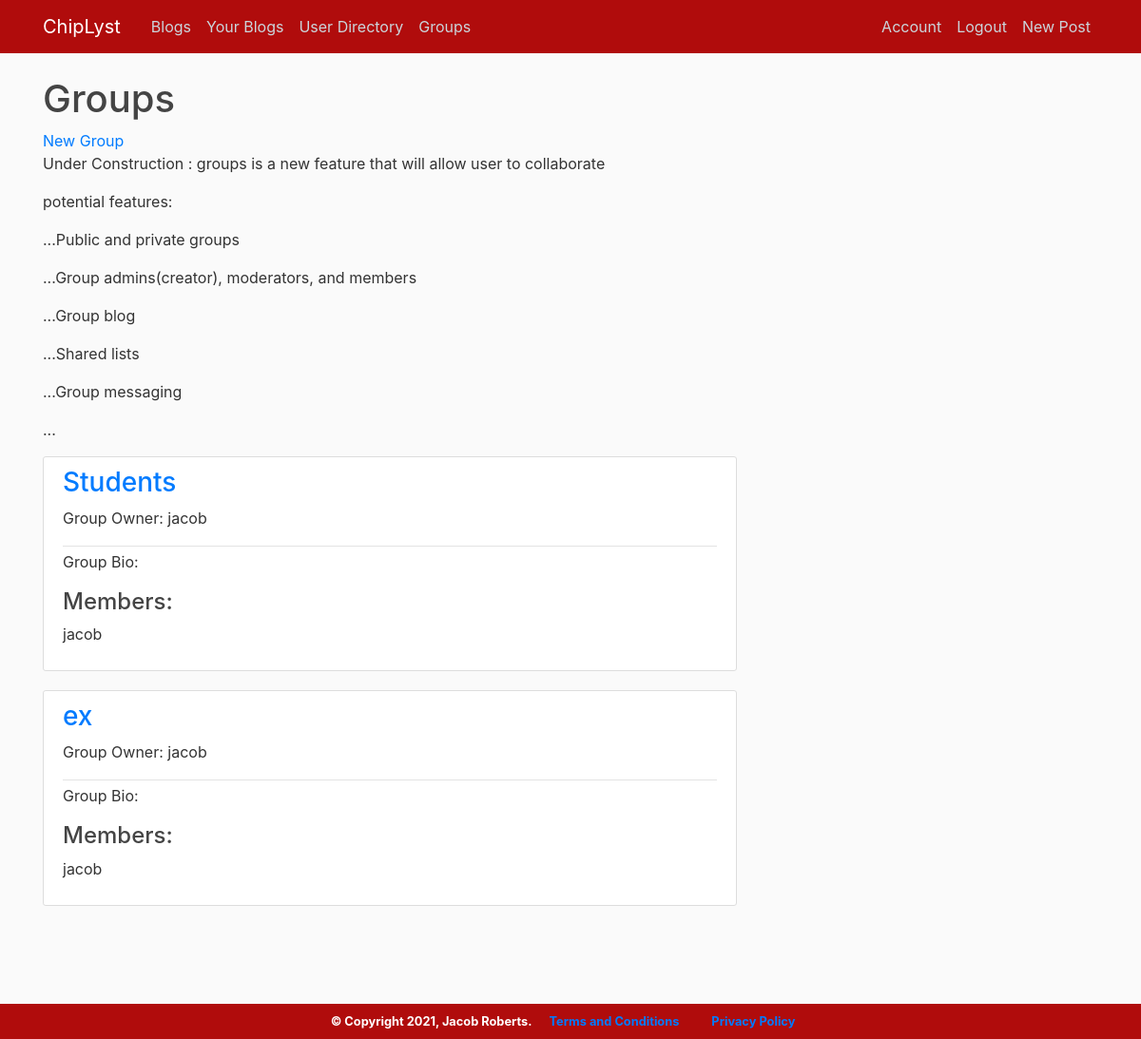
/groups (signed in), run on an earlier commit of the app's database.
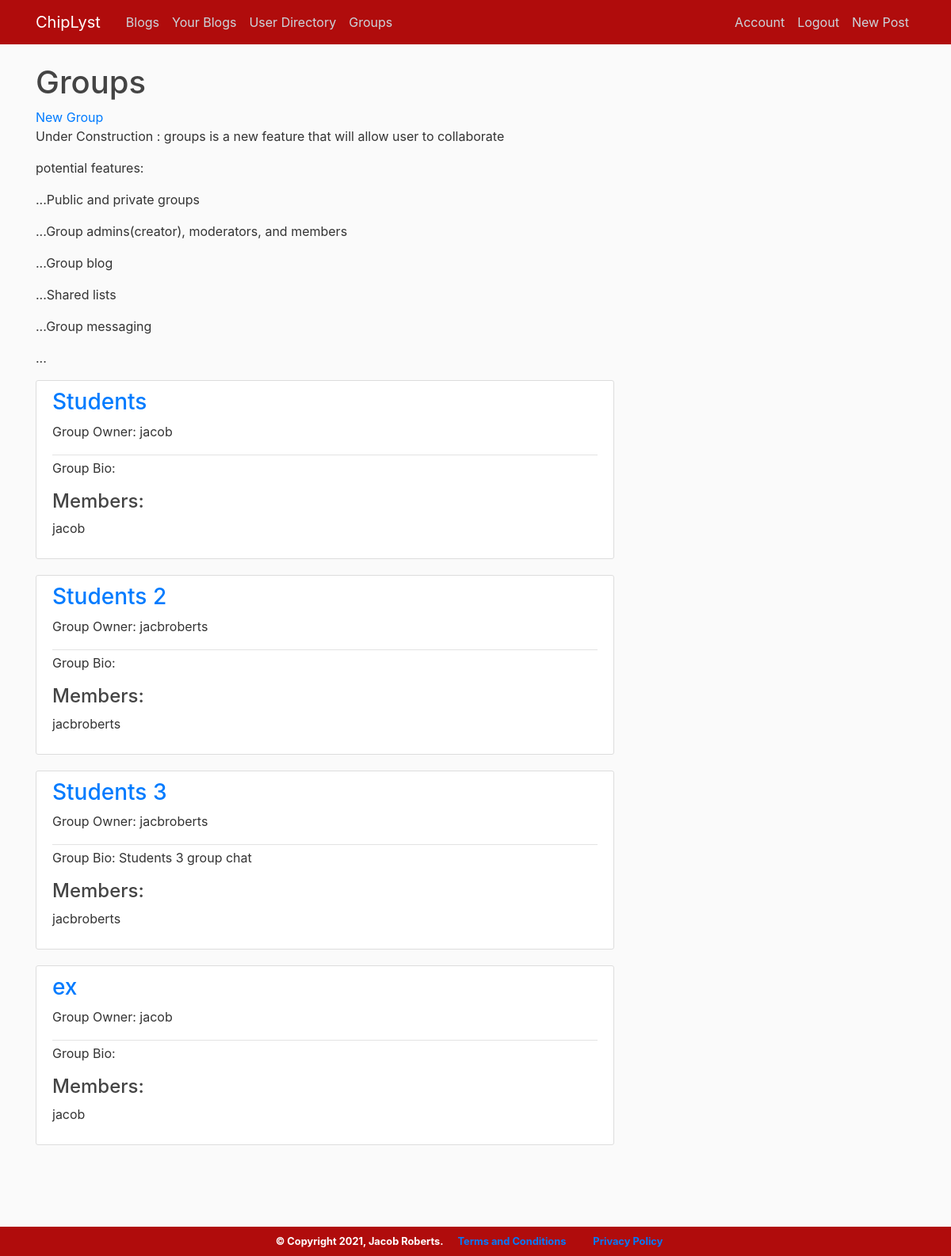
And on a later commit of the database.
### main/models.py (models this page shows, shortened)
class Groups(db.Model):
    id = db.Column(db.Integer, primary_key=True)
    groupname = db.Column(db.String(40), unique=True, nullable=False)
    group_admin = db.Column(db.Integer, db.ForeignKey('user.id'), nullable=False)
    group_access = db.Column(db.Boolean, nullable=False)
    group_profilepic = db.Column(db.String(20), nullable=False, default='default_group.png')
    group_bio = db.Column(db.String(255), nullable=False, default = "")
    members = db.relationship(User)

class User(db.Model, UserMixin):
    id = db.Column(db.Integer, primary_key=True)
    username = db.Column(db.String(20), unique=True, nullable=False)
    email = db.Column(db.String(120), unique=True, nullable=False)
    password = db.Column(db.String(80), nullable=False)
    image_file = db.Column(db.String(20), nullable=False, default='default.jpg')
    bio = db.Column(db.String(255), nullable=False, default="")
    posts = db.relationship('Post', backref='author',lazy=True)
    lists = db.relationship('Lists', backref='author',lazy=True)
    groups = db.relationship('Groups', secondary=memberships, backref=db.backref('member', lazy = 'dynamic'))

### main/routes.py (the view)
@app.route('/groups', methods=['GET','POST'])
@login_required
def groups():
    page = request.args.get('page', 1, type=int)
    groups = Groups.query.order_by(Groups.groupname).paginate(page=page,per_page=10)
    return render_template('groups.html', title='Groups', groups=groups)

### main/models.py (called while the page is built)
@login_manager.user_loader
def load_user(user_id):
    return User.query.get(int(user_id))

### main/templates/groups/groups.html
{% extends 'layout.html' %}
{% block content %}
<h1> Groups </h1>
  <a href="{{ url_for('newgroup') }}">New Group</a>
  <p> Under Construction : groups is a new feature that will allow user to collaborate
  <p> potential features: </p>
  <p> ...Public and private groups</p>
  <p> ...Group admins(creator), moderators, and members</p>
  <p> ...Group blog</p>
  <p> ...Shared lists</p>
  <p> ...Group messaging</p>
  <p> ...</p>
  {% for group in groups.items %}
    <article class="media content-section">
      <div class="media-body">
        <div class="article-metadata">
          <h3><a href="{{ url_for('group_page', group=group.groupname) }}">{{ group.groupname }}</a></h3>
          <p>Group Owner: {{group.group_admin}}</p>
        </div>
        <p>Group Bio: {{group.group_bio}} </p>
        {% for member in group.member %}
          <h4>Members:</h4>
          <p>{{member.username}}</p>
        {%endfor%}
      </div>
    </article>
  {% endfor %}
{% endblock %}

### main/templates/layout.html (shortened to what this page needs)
<!DOCTYPE html>
<html lang="en">
<head>
    <link rel="stylesheet" href="https://maxcdn.bootstrapcdn.com/bootstrap/4.0.0/css/bootstrap.min.css">
    <link rel="stylesheet" type="text/css" href="{{ url_for('static', filename='main.css') }}">
</head>
<body>
    <header class="site-header">
      <nav class="navbar navbar-expand-md navbar-dark bg-steel fixed-top">
        <div class="container">
          <a class="navbar-brand mr-4" href="/">ChipLyst</a>
          <div class="collapse navbar-collapse" id="navbarToggle">
            <div class="navbar-nav mr-auto">
              <a class="nav-item nav-link" href="{{ url_for('home') }}">Blogs</a>
              <a class="nav-item nav-link" href="{{ url_for('lists') }}">Your Blogs</a>
              <a class="nav-item nav-link" href="{{ url_for('finduser') }}">User Directory</a>
              <a class="nav-item nav-link" href="{{ url_for('groups') }}">Groups</a>
            </div>
            <div class="navbar-nav">
              {% if current_user.is_authenticated %}
                <a class="nav-item nav-link" href="{{ url_for('account') }}">Account</a>
                <a class="nav-item nav-link" href="{{ url_for('logout') }}">Logout</a>
                <a class="nav-item nav-link" href="{{ url_for('new_post') }}">New Post</a>
              {% else %}
                <a class="nav-item nav-link" href="{{ url_for('login') }}">Login</a>
                <a class="nav-item nav-link" href="{{ url_for('register') }}">Register</a>
              {% endif %}
            </div>
          </div>
        </div>
      </nav>
    </header>
    <main role="main" class="container">
      <div class="row">
        <div class="col-md-8">
          {% block content %}{% endblock %}
        </div>
      </div>
    </main>
      <footer>
      <div class="footer">
        <small>
          <table>
            <th>&copy; Copyright 2021, Jacob Roberts.</th>
            <th><a class="nav-item nav-link" href="{{ url_for('terms_and_conditions') }}">Terms and Conditions</a></th>
            <th><a class="nav-item nav-link" href="{{ url_for('privacy_policy') }}">Privacy Policy</a></th>
          </table>
        </small>
        </div>
    </footer>
</body>
</html>

### main/static/main.css (style rules this page uses)
body { background: #fafafa; color: #333333; margin-top: 5rem; }
h1, h2, h3, h4, h5, h6 { color: #444444; }
.bg-steel { background-color: #b00c0c; }
.site-header .navbar-nav .nav-link { color: #cbd5db; }
.content-section { background: #ffffff; padding: 10px 20px; border: 1px solid #dddddd; border-radius: 3px; margin-bottom: 20px; }
main { overflow: auto; padding-bottom: 120px; }
.footer { position: fixed; left: 0; bottom: 0; width: 100%; background-color: #b00c0c; color: white; text-align: center; }
.footer table { margin-left: auto; margin-right: auto; align-items: center; vertical-align: middle; }
.article-metadata { padding-bottom: 1px; margin-bottom: 4px; border-bottom: 1px solid #e3e3e3 }

What changed in the data, as far as the page shows it:
added Groups: groupname "Students 2", group_admin "jacbroberts"
now on this page (row unchanged): User: username "jacbroberts"
added Groups: groupname "Students 3", group_admin "jacbroberts", group_bio "Students 3 group chat"
